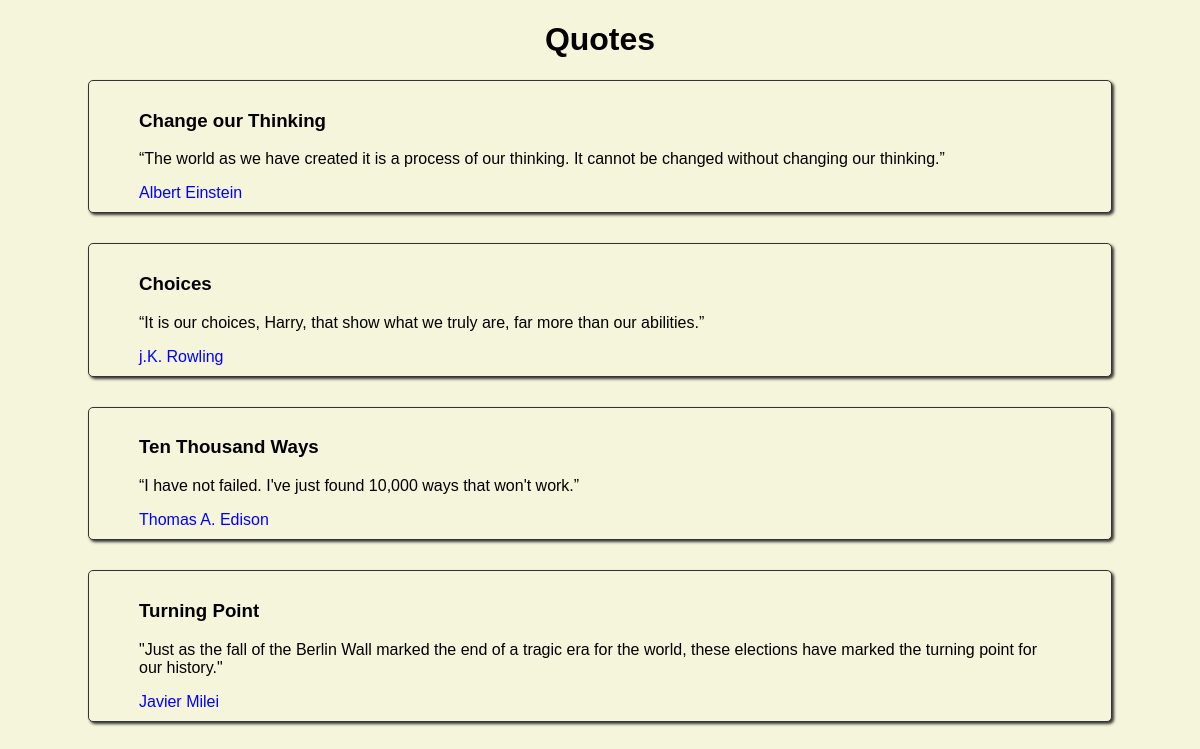
The page / on the database its author committed.
### app/models.py (models this page shows, shortened)
class Post(models.Model):
    author = models.CharField(max_length=75, verbose_name="Author")
    title = models.CharField(max_length=50, verbose_name="Title")
    content = models.CharField(max_length=500, verbose_name="Content")

### app/views.py (the view)
def get_page(request):
    results = Post.objects.all().values()
    template = loader.get_template("index.html")
    context = {
        "results": results,
    }
    return HttpResponse(template.render(context, request))

### app/templates/index.html (shortened to what this page needs)
<!DOCTYPE html>
<html lang="en">
<head>
    <link rel="stylesheet" href="/static/styles.css">
</head>
<body>
    <h1 id="Title">Quotes</h1>
    {% for x in results %}
    <div class="quote">
        <h3>{{ x.title }}</h3>
        <p>{{ x.content }}</p>
        <span>{{ x.author }}</span>
    </div>
    {% endfor %}
</body>
</html>

### app/static/styles.css (style rules this page uses)
* { background-color: beige; font-family: sans-serif; padding-right: 40px; padding-left: 40px; }
#Title { text-align: center; align-items: center; }
.quote { padding: 10px; margin-bottom: 30px; border: 1px solid #333333; border-radius: 5px; box-shadow: 2px 2px 3px #333333; }
span { color: blue; text-shadow: #333333; }

### rows shown on the page
Post: title "Change our Thinking", content "“The world as we have created it is a process of our thinking. It cannot be changed without changing our thinking.”", author "Albert Einstein"
Post: title "Choices", content "“It is our choices, Harry, that show what we truly are, far more than our abilities.”", author "j.K. Rowling"
Post: title "Ten Thousand Ways", content "“I have not failed. I've just found 10,000 ways that won't work.”", author "Thomas A. Edison"
Post: title "Turning Point", content "\"Just as the fall of the Berlin Wall marked the end of a tragic era for the world, these elections have marked the turning point for our history.\"", author "Javier Milei"
